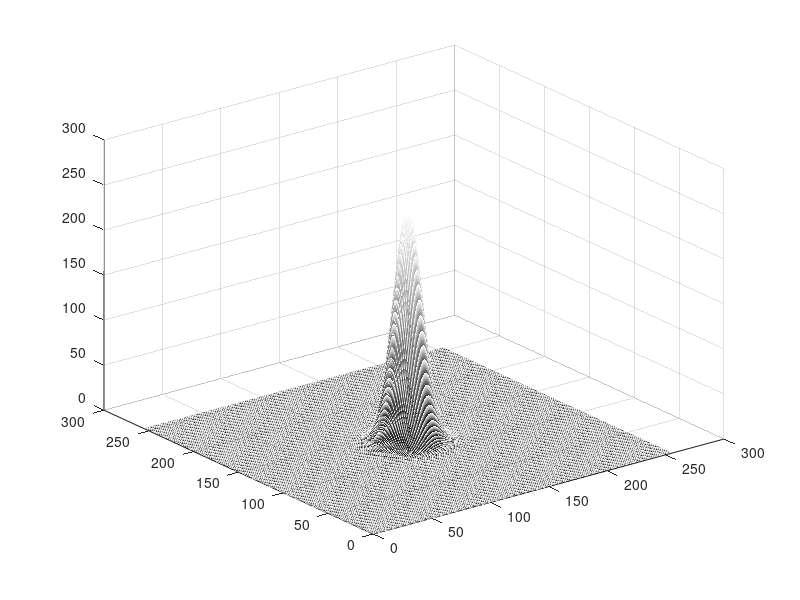

Write the MATLAB code that produced this figure.
% part1
% mesh
% Set the colormap to gray. Default behavior is RBG spectrum.
colormap('gray')
% Create a 1x256 vector [0,1,2,... n = 255]
z = 0:255;
% Turn the vector into a 2d array 256x256 where rows are copied from the original
Z = meshgrid(z);
% Divide each element by 8 and simulate integer division by rounding to floor
Z = floor(Z/8);
% Plot
mesh(Z);

% surf
% Set the colormap to gray. Default behavior is RBG spectrum.
colormap('gray')
% Create a 1x256 vector [0,1,2,... n = 255]
z = 0:255;
% Turn the vector into a 2d array 256x256 where rows are copied from the original
Z = meshgrid(z);
% Divide each element by 8 and simulate integer division by rounding to floor
Z = floor(Z/8);
% Plot and set EdgeColor to none to override default behavior
surf(Z, 'EdgeColor','none');

%image
% Set the colormap to gray. Default behavior is RBG spectrum.
colormap('gray')
% Create a 1x256 vector [0,1,2,... n = 255]
c = 0:255;
% Turn the vector into a 2d array 256x256 where rows are copied from the original
C = meshgrid(c);
% Divide each element by 8 and simulate integer division by rounding to floor
C = floor(C/8);
% Plot and override default behavior to show scaling.
imagesc(C, 'CDataMapping','scaled' )


% part2
% Create a 1x256 vector [0,1,2,... n = 255]
x = 0:255;
% Create a 1x256 vector [0,1,2,... n = 255]
y = 0:255;
% Turn the vectors into 2d arrays 256x256 where rows are copied from the originals
[X,Y] = meshgrid(x,y);
% Apply the formula for 2d gaussian distribution
Z = exp(-((X-127).^2+(Y-127).^2)/(2*(10.^2)));
Z = Z * 255;
% Plot
mesh(X,Y,Z)